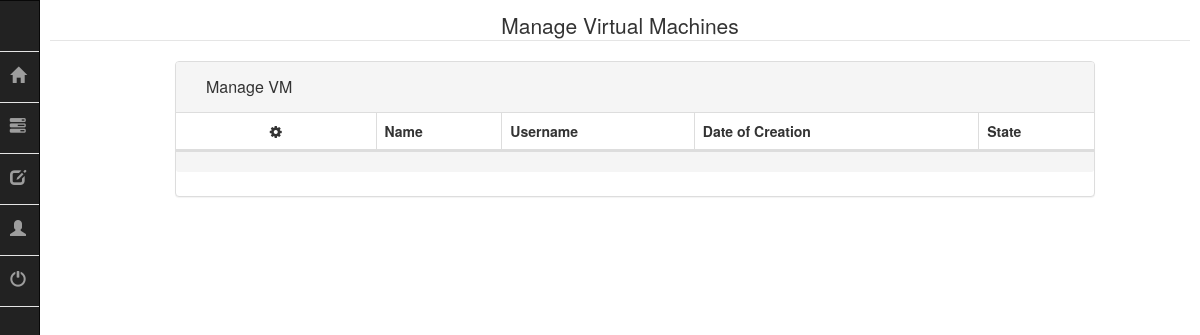
/dashboard/my-vm/ (signed in), run on an earlier commit of the app's database.
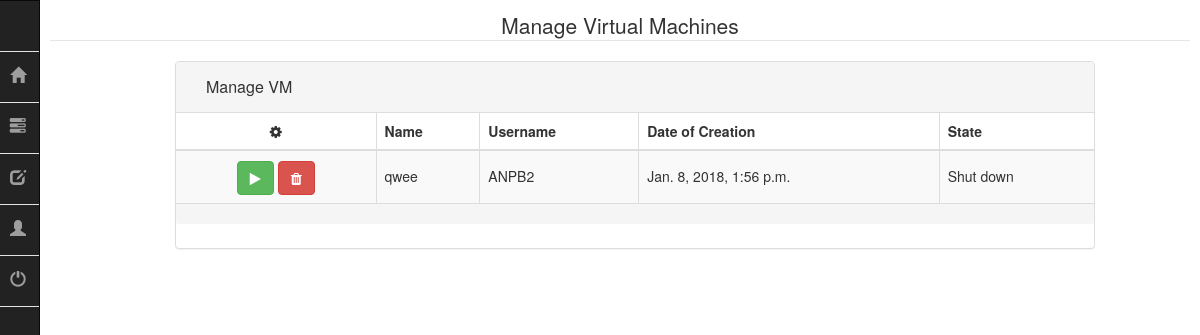
And on a later commit of the database.
### VMManager/models.py (models this page shows)
class VirtualMachine(models.Model):
    VMID = models.CharField(max_length=255)
    User = models.CharField(default="null", max_length=255)
    Name = models.CharField(max_length=255)
    CPUCores = models.IntegerField()
    RAMAmount = models.IntegerField()
    DISKSize = models.IntegerField()
    State = models.CharField(default="running", max_length= 50)
    Date = models.DateTimeField(auto_now_add=True)
    SSH_User = models.CharField(default="null", max_length=5)

### Dashboard/views.py (the view, shortened to what this page needs)
# urls.py: url(r'my-vm/$', views.myVM),
@login_required
def myVM(request):
    user = request.user
    if request.method == "GET":
        VMstate(user)
        data = VirtualMachine.objects.filter(User__exact=user)  # Get database data for currently logged in user
        return render(request, 'home/myVM.html', {'data': data})

### VMManager/views.py (called while the page is built)
def VMstate(user):
    conn = libvirt.open('qemu:///system')
    data = VirtualMachine.objects.filter(User__exact=user)
    vmlist = 0
    for value in data:
        dom0 = conn.lookupByName(value.Name)
        print(dom0.state())
        if dom0.state() == [1, 1]:
            value.State = 'Running'
            print(value.State)
            value.save()
        elif dom0.state() == [5, 0] or [5, 2]:
            value.State = 'Shut down'
            print(value.State)
            value.save()
        elif dom0.state() == [3, 1]:
            print(value.State)
            value.State = 'Suspended'
            value.save()

### Dashboard/templates/home/myVM.html (shortened to what this page needs)
{% extends "dashboard.html" %}{% load bootstrap3 %} {% load static %} {% bootstrap_css %} {% block pagename %}vm{% endblock%}
{% block sub-content %}
<legend class="text-center">Manage Virtual Machines</legend>
<div class="container">
    <div class="row">
        <div class="col-md-10 col-md-offset-1">
            <div class="panel panel-default panel-table">
              <div class="panel-heading">
                <div class="row">
                  <div class="col col-xs-6">
                    <h3 class="panel-title">Manage VM</h3>
                  </div>
                </div>
              </div>
              <div class="panel-body">
                <table class="table table-striped table-bordered table-list">
                  <thead>
                    <tr>
                        <th><em class="fa fa-cog"></em></th>
                        <th>Name</th>
                        <th>Username</th>
                        <th>Date of Creation</th>
                        <th>State</th>
                    </tr>
                  </thead>
                  <tbody>
                                {% for value in data %}
                          <tr>
                            <td align="center">
                                        {% if value.State == "Shut down"%}
                                <form action="/dashboard/my-vm/" method="post">{% csrf_token %}
                              <button name="start" type="submit" class="btn btn-success" value="{{ value.Name }}"><em class="fa fa-play"></em></button>
                                </form>
                                        {% endif %}
                                <form action="/dashboard/my-vm/" method="post">{% csrf_token %}
                                        <button name="deleteVM" value="{{ value.Name }}" class="deleteVM btn btn-danger"><em class="fa fa-trash"></em></button>
                                        </form>
                            </td>
                            <td>{{ value.Name }}</td>
                            <td>{{ value.SSH_User }}</td>
                            <td>{{ value.Date }}</td>
                            <td> {{ value.State }}</td>
                          </tr>
                          {% endfor %}
                        </tbody>
                </table>
              <div class="panel-footer">
                  <div class="col col-xs-8">
                  </div>
                </div>
              </div>
            </div>
</div></div></div>
{% endblock %}

What changed in the data, as far as the page shows it:
added VirtualMachine: Name "qwee", SSH_User "ANPB2", Date "Jan. 8, 2018, 1:56 p.m.", State "Shut down"
